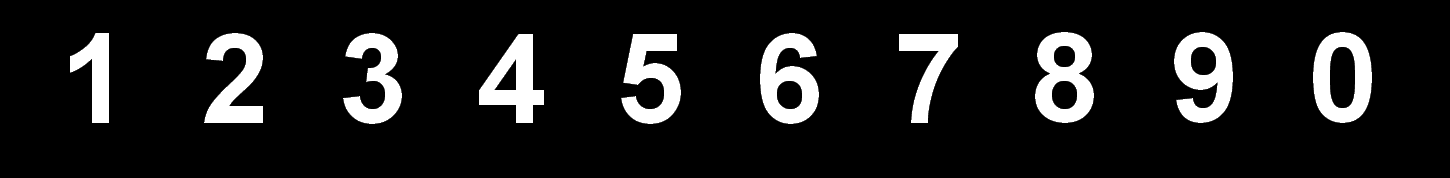
%> input picture PICTOBW/chiffresArial.png, 1450 x 178 px
$ octave ImageRefLoading.m   (GNU Octave 9; MATLAB toolbox functions it lacks are replaced by stand-ins)
%> lines starting %> are read from the running program, lines starting %| are printed output that depends on the picture; in (x1, y1, x2, y2) boxes, pixels count from 0 and x2, y2 are one past the last pixel; in counts of white or black regions, pixels touching at a corner belong together; the program's own positions count from 1
close all;
clear all;

imSprites = im2double(imread('PICTOBW/chiffresArial.png'));
%> imSprites: size 178x1450 double; min 0, max 1, mean 0.109
[label, nbobjets] = bwlabel(imSprites,8);
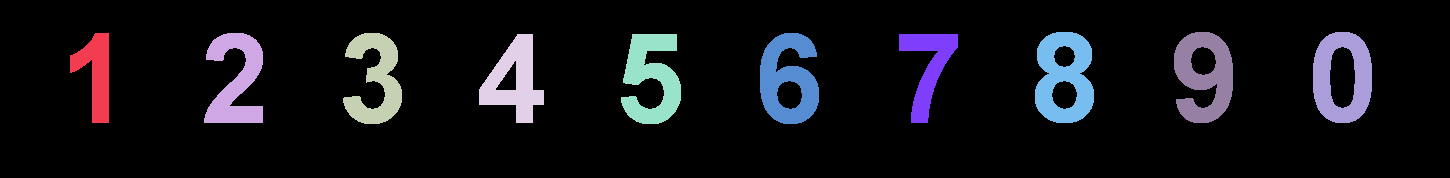
%> label: size 178x1450 double; 11 distinct labels, from 0 to 10; one colour per label, 0 black
%> nbobjets = 10

tableRegions = [];

for i=1:nbobjets
    x = bwlabel((label == i),8);

    c = regionprops(x,'BoundingBox');
    y1= round(c.BoundingBox(1));
    x1= round(c.BoundingBox(2));
    W = c.BoundingBox(3);
    H = c.BoundingBox(4);
    ratio = H/W;

    tableRegions = [tableRegions;nbobjets, c.BoundingBox(1:4)];
end
%> this loop made 10 passes
%> (c, y1, x1, W, H, ratio) on passes 3 to 10: ({BoundingBox [343.5 33.5 59 91]}, 344, 34, 59, 91, 1.54), ({BoundingBox [479.5 34.5 65 89]}, 480, 35, 65, 89, 1.37), ({BoundingBox [621.5 34.5 60 90]}, 622, 35, 60, 90, 1.5), ({BoundingBox [760.5 33.5 59 91]}, 761, 34, 59, 91, 1.54), ({BoundingBox [899.5 34.5 59 89]}, 900, 35, 59, 89, 1.51), ({BoundingBox [1035.5 32.5 59 91]}, 1036, 33, 59, 91, 1.54), ({BoundingBox [1174.5 32.5 59 91]}, 1175, 33, 59, 91, 1.54), ({BoundingBox [1313.5 32.5 59 91]}, 1314, 33, 59, 91, 1.54)
%> (y1, x1, W, H, ratio, tableRegions) on passes 1 to 2: (71, 34, 39, 90, 2.31, [10 70.5 33.5 39 90]), (205, 34, 59, 90, 1.53, [10 70.5 33.5 39 90; 10 204.5 33.5 59 90])
%> pass 1, `x = bwlabel((label == i),8);`:
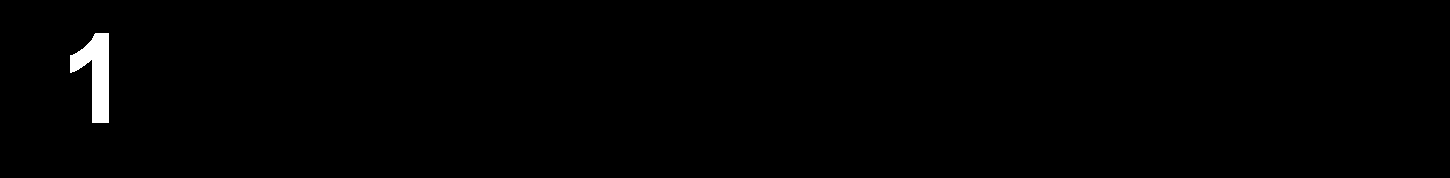
%> x: size 178x1450 double; values 0 (black) and 1 (white), 0.75% white; 1 white region, box (x1, y1, x2, y2) and area: (70, 33, 109, 123) 1930
%> pass 2, `x = bwlabel((label == i),8);`:
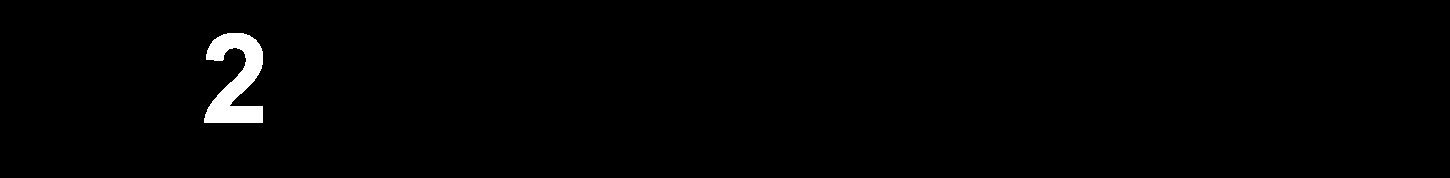
%> x: size 178x1450 double; values 0 (black) and 1 (white), 1.2% white; 1 white region, box (x1, y1, x2, y2) and area: (204, 33, 263, 123) 3003
%> pass 3, `x = bwlabel((label == i),8);`:
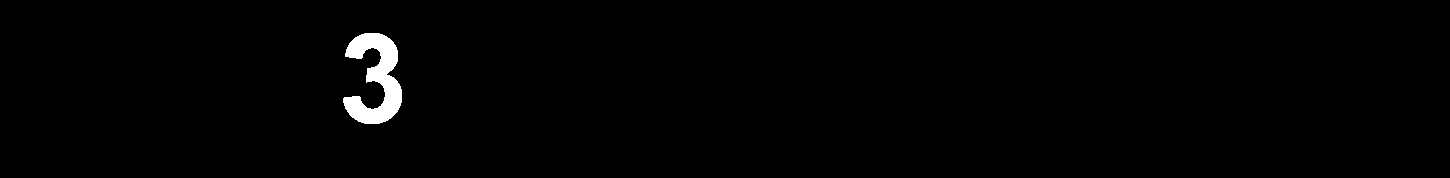
%> x: size 178x1450 double; values 0 (black) and 1 (white), 1.1% white; 1 white region, box (x1, y1, x2, y2) and area: (343, 33, 402, 124) 2840
%> after the loop, tableRegions = 10 rows, first 8: [10 70.5 33.5 39 90; 10 204.5 33.5 59 90; 10 343.5 33.5 59 91; 10 479.5 34.5 65 89; 10 621.5 34.5 60 90; 10 760.5 33.5 59 91; 10 899.5 34.5 59 89; 10 1035.5 32.5 59 91]

figure;
imshow(imSprites);
for k = 1 : 10
    rectangle('Position', tableRegions(k,2:5),...
        'EdgeColor','r','LineWidth',2 )
end
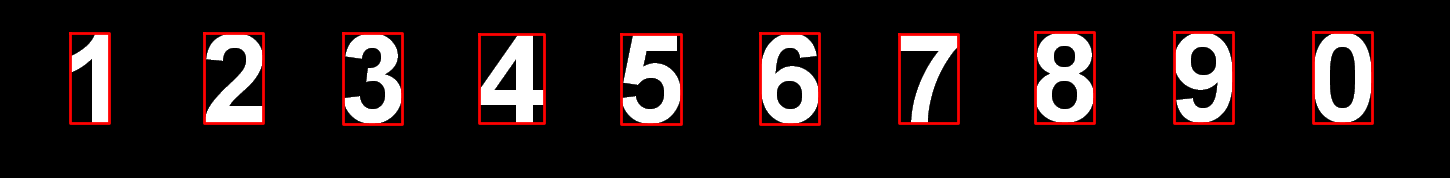
%> figure redrawn from the program's plot data


% [36 lines of commented-out code are left out]
